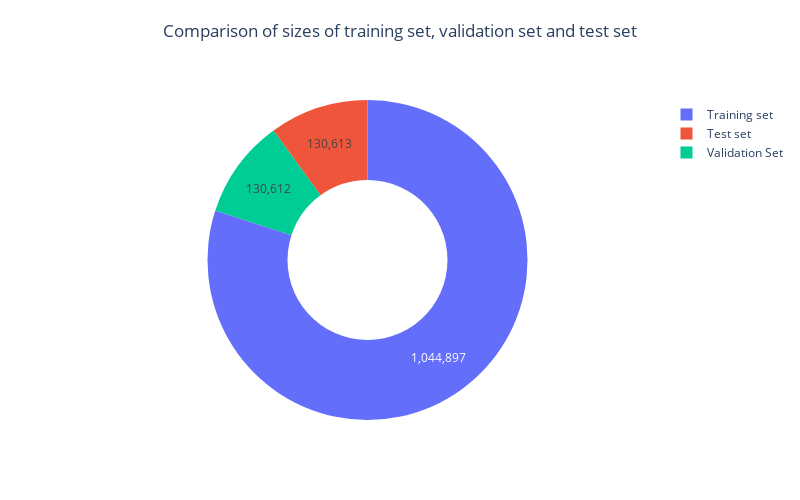

Write notebook code for a chart like this one.
### Markdown cell above
## Splitting the data into
<ul>1. Train</ul>
<ul>2. Test</ul>
<ul>3. Validation</ul>

### Code cell
o_data=train_df.reset_index(drop=True)
# Feature-target split
X, y = o_data.drop('target', axis = 1), o_data['target']

# Train-test split (from complete data)
X_train, X_test, y_train, y_test = train_test_split(X, y, test_size = 0.2, random_state = 42)
data_train = pd.concat([X_train, y_train], axis = 1)


# Validation-test split (from test data)
X_val, X_test, y_val, y_test = train_test_split(X_test, y_test, test_size = 0.5, random_state = 42)
data_val, data_test = pd.concat([X_val, y_val], axis = 1), pd.concat([X_test, y_test], axis = 1)

# Comparison of sizes of training set, validation set and test set
values = np.array([len(data_train), len(data_val), len(data_test)])
labels = ['Training set', 'Validation Set', 'Test set']
fig = go.Figure(data = [go.Pie(values = values, labels = labels, hole = 0.5, textinfo = 'value', title = " ")])
text_title = "Comparison of sizes of training set, validation set and test set"
fig.update_layout(height = 500, width = 800, showlegend = True, title = dict(text = text_title, x = 0.5, y = 0.95)) 
fig.show()

### Figure 1 — Plotly figure (JSON) as saved in the notebook; plotly's stock layout.template omitted (floating-point values rounded to 4 significant figures)
{"data": [{"hole": 0.5, "labels": ["Training set", "Validation Set", "Test set"], "textinfo": "value", "title": {"text": " "}, "type": "pie", "values": [1044897, 130612, 130613]}], "layout": {"height": 500, "showlegend": true, "title": {"text": "Comparison of sizes of training set, validation set and test set", "x": 0.5, "y": 0.95}, "width": 800}}
